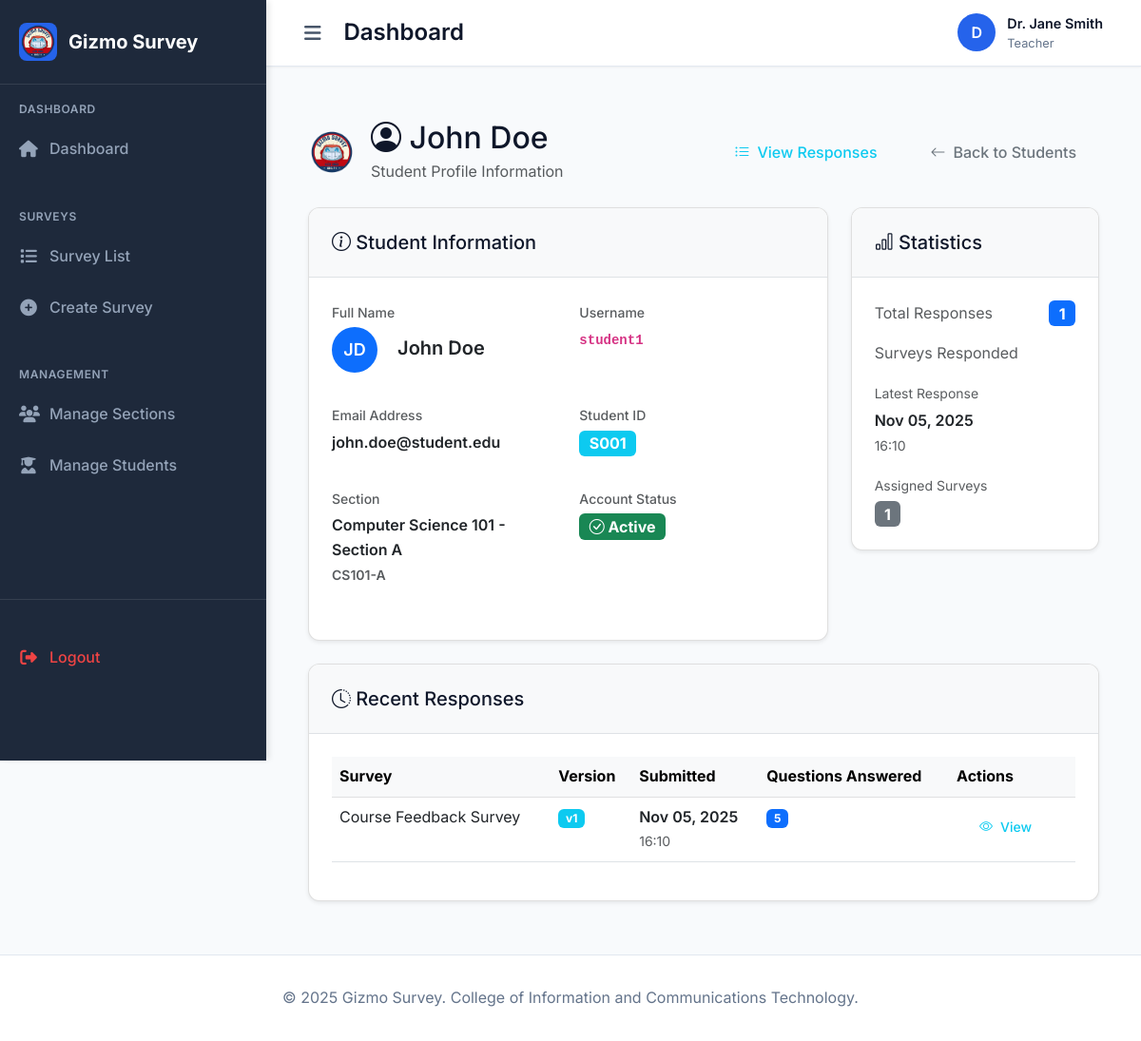
The page /teacher/student/2/profile/ (signed in) on the database as committed earlier.
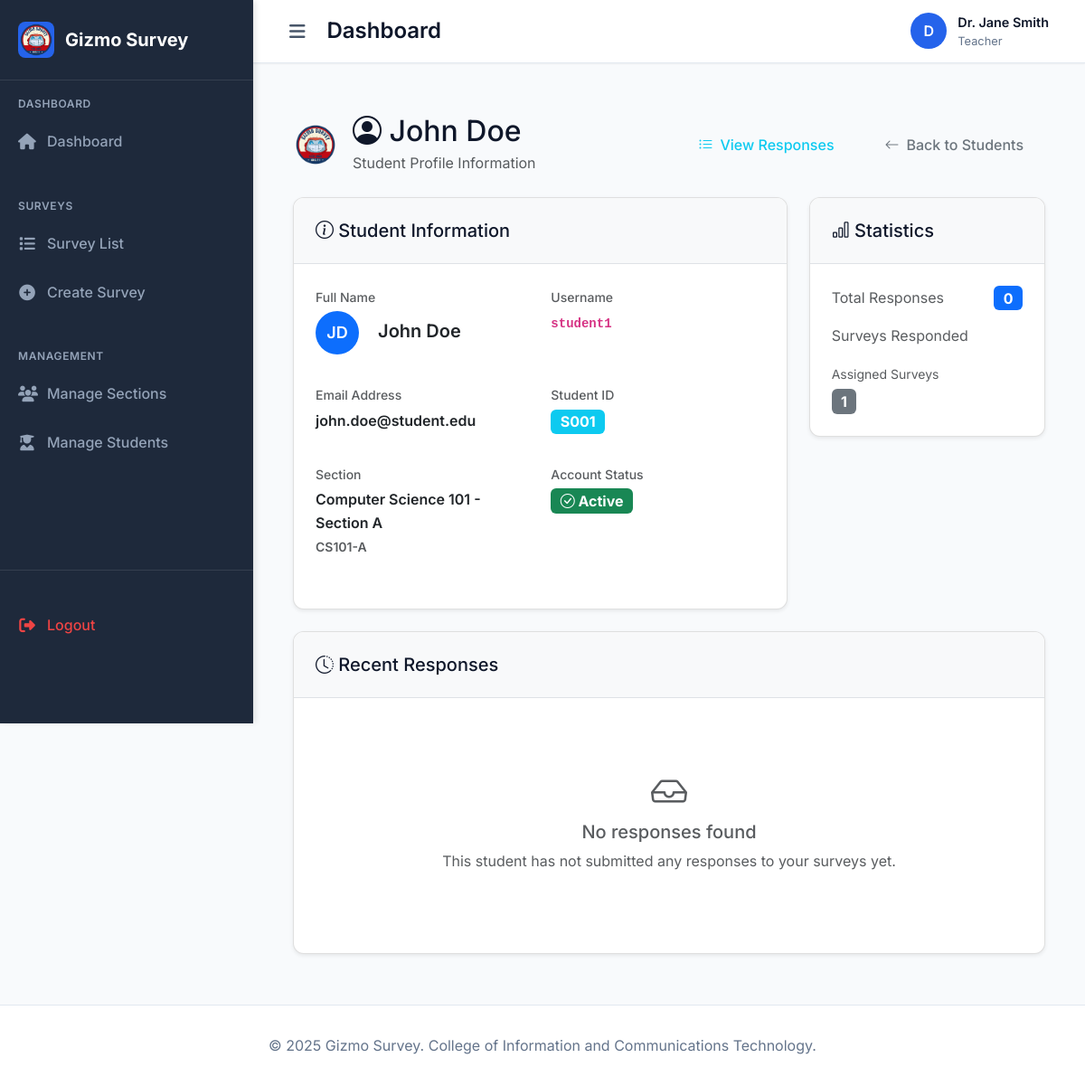
The same page on the database as committed later.
### myapp/models.py (models this page shows, shortened)
class SurveyResponse(models.Model):
    survey = models.ForeignKey(Survey, on_delete=models.CASCADE, related_name='responses')
    student = models.ForeignKey(User, on_delete=models.CASCADE, related_name='survey_responses')
    submitted_at = models.DateTimeField(auto_now_add=True)
    is_complete = models.BooleanField(default=True)
    survey_version = models.PositiveIntegerField(default=1, help_text="Version of survey when response was submitted")
    class Meta:
        ordering = ['-submitted_at']

class Survey(models.Model):
    title = models.CharField(max_length=200)
    description = models.TextField(blank=True)
    created_by = models.ForeignKey(User, on_delete=models.CASCADE, related_name='created_surveys')
    sections = models.ManyToManyField(Section, related_name='surveys')
    is_active = models.BooleanField(default=True)
    created_at = models.DateTimeField(auto_now_add=True)
    updated_at = models.DateTimeField(auto_now=True)
    due_date = models.DateTimeField(null=True, blank=True)
    version = models.PositiveIntegerField(default=1, help_text="Incremented when survey is edited")
    class Meta:
        ordering = ['-created_at']

### myapp/views.py (the view)
# urls.py: path('teacher/student/<int:student_id>/profile/', views.view_student_profile, name='view_student_profile'),
@login_required
def view_student_profile(request, student_id):
    profile = UserProfile.objects.get(user=request.user)
    if profile.role != 'teacher':
        messages.error(request, 'Access denied. Teacher access required.')
        return redirect('home')
    student_profile = get_object_or_404(UserProfile, id=student_id, role='student')
    responses = SurveyResponse.objects.filter(
        student=student_profile.user,
        survey__created_by=request.user
    ).order_by('-submitted_at')
    total_responses = responses.count()
    latest_response = responses.first()
    recent_responses = responses[:10]
    assigned_surveys = Survey.objects.filter(
        sections=student_profile.section,
        created_by=request.user,
        is_active=True
    ) if student_profile.section else Survey.objects.none()
    context = {
        'student_profile': student_profile,
        'total_responses': total_responses,
        'latest_response': latest_response,
        'responses': recent_responses,
        'assigned_surveys': assigned_surveys,
        'profile': profile,
    }
    return render(request, 'myapp/student_profile.html', context)

### myapp/templates/myapp/student_profile.html (shortened to what the changed rows need)
{% extends 'myapp/base.html' %}
{% load static %}
{% block content %}
<div class="container-fluid py-4">
    <div class="row">
        <div class="col-12">
            <div class="d-flex justify-content-between align-items-center mb-4">
                <div class="d-flex align-items-center">
                    <div>
                        <h2 class="mb-1">
                            <i class="bi bi-person-circle"></i>
                            {{ student_profile.user.get_full_name|default:student_profile.user.username }}
                        </h2>
                    </div>
                </div>
            </div>
        </div>
    </div>
    <div class="row mb-4">
        <div class="col-md-4">
            <div class="card">
                <div class="card-body">
                    <div class="mb-3">
                        <div class="d-flex justify-content-between align-items-center">
                            <span class="text-muted">Total Responses</span>
                            <span class="badge bg-primary fs-6">{{ total_responses }}</span>
                        </div>
                    </div>
                    {% if latest_response %}
                    <div class="mb-3">
                        <div>
                            <span class="text-muted small">Latest Response</span>
                            <div class="fw-semibold mt-1">
                                {{ latest_response.submitted_at|date:"M d, Y" }}
                            </div>
                            <small class="text-muted">{{ latest_response.submitted_at|time:"H:i" }}</small>
                        </div>
                    </div>
                    {% endif %}
                </div>
            </div>
        </div>
    </div>
    <div class="row">
        <div class="col-12">
            <div class="card">
                <div class="card-body">
                    {% if responses %}
                        <div class="table-responsive">
                            <table class="table table-hover">
                                <thead class="table-light">
                                    <tr>
                                        <th>Survey</th>
                                        <th>Version</th>
                                        <th>Submitted</th>
                                        <th>Questions Answered</th>
                                        <th>Actions</th>
                                    </tr>
                                </thead>
                                <tbody>
                                    {% for response in responses %}
                                    <tr>
                                        <td>{{ response.survey.title }}</td>
                                        <td>
                                            <span class="badge bg-info">v{{ response.survey_version }}</span>
                                        </td>
                                        <td>
                                            <div class="fw-semibold">{{ response.submitted_at|date:"M d, Y" }}</div>
                                            <small class="text-muted">{{ response.submitted_at|time:"H:i" }}</small>
                                        </td>
                                        <td>
                                            <span class="badge bg-primary">{{ response.answers.count }}</span>
                                        </td>
                                        <td>
                                            <a href="{% url 'view_response' response.id %}" class="btn btn-sm btn-outline-info">
                                                <i class="bi bi-eye"></i> View
                                            </a>
                                        </td>
                                    </tr>
                                    {% endfor %}
                                </tbody>
                            </table>
                        </div>
                    {% else %}
                        <div class="text-center py-5">
                            <i class="bi bi-inbox fs-1 text-muted mb-3"></i>
                            <h5 class="text-muted">No responses found</h5>
                            <p class="text-muted">This student has not submitted any responses to your surveys yet.</p>
                        </div>
                    {% endif %}
                </div>
            </div>
        </div>
    </div>
</div>
{% endblock %}

Rows that differ between the two databases and show on the page:
removed SurveyResponse: submitted_at "Nov 05, 2025", submitted_at "16:10", survey "Course Feedback Survey", survey_version "1", answers.count "5"
Other text that changed with them:
{{ total_responses }}: "1" → "0"
text no longer shown: "Latest Response Survey Version Submitted Questions Answered Actions"
text now shown: "No responses found This student has not submitted any responses to your surveys yet."
